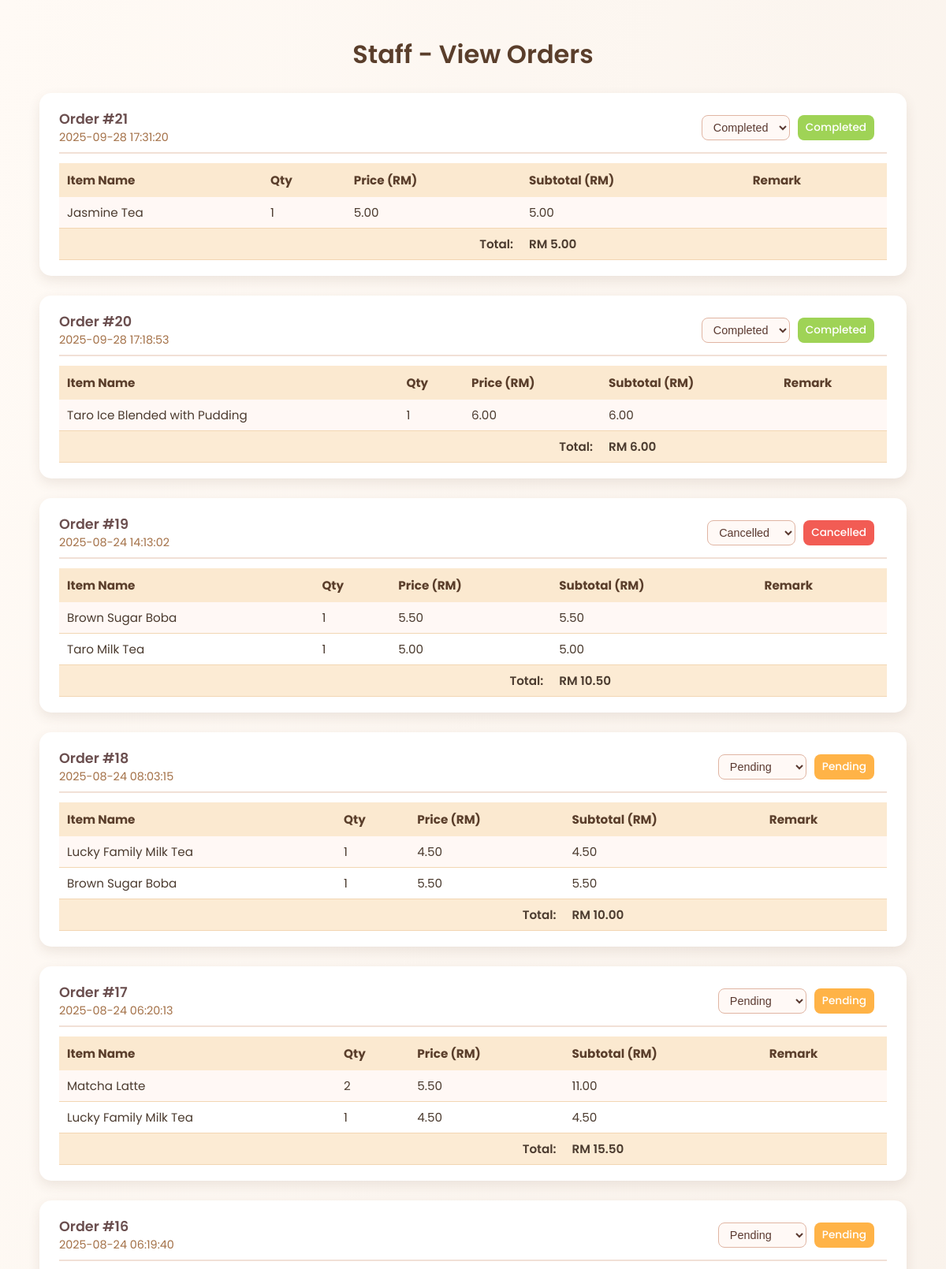
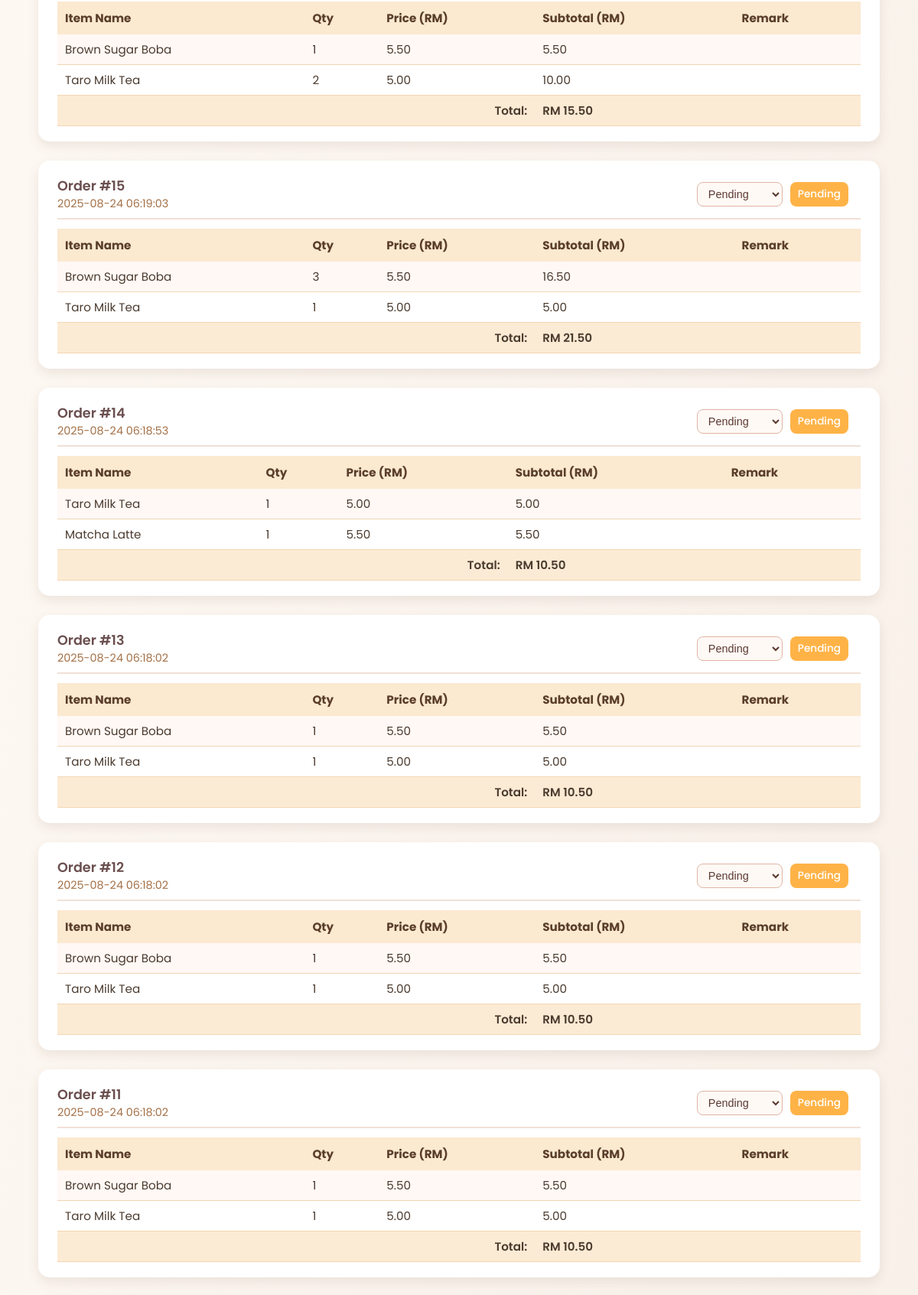
The app's page /CODES/Staff/staff_view_orders.php (upper part) with its own data (2 pictures, top to bottom).
### tables this page shows
CREATE TABLE `order_items` (
  `item_id` int(11) NOT NULL,
  `order_id` int(11) DEFAULT NULL,
  `name` varchar(255) DEFAULT NULL,
  `price` decimal(10,2) DEFAULT NULL,
  `quantity` int(11) DEFAULT NULL,
  `remark` varchar(255) DEFAULT ''
);

CREATE TABLE `orders` (
  `order_id` int(11) NOT NULL,
  `order_date` timestamp NOT NULL DEFAULT current_timestamp(),
  `total` decimal(10,2) NOT NULL,
  `status` varchar(50) NOT NULL DEFAULT 'Pending',
  `product_names` text DEFAULT NULL
);

### CODES/Staff/staff_view_orders.php (the view, shortened to what this page needs)
<?php
$servername = "localhost";
$username = "root";
$password = "";
$dbname = "milk_tea_shop";
$conn = new mysqli($servername, $username, $password, $dbname);
$sql = "SELECT o.order_id, o.order_date, o.total, o.status,
               i.name AS item_name, i.quantity, i.price, i.remark
        FROM orders o
        LEFT JOIN order_items i ON o.order_id = i.order_id
        ORDER BY o.order_date DESC, o.order_id DESC";
$result = $conn->query($sql);
$orders = [];
if ($result && $result->num_rows > 0) {
  while ($row = $result->fetch_assoc()) {
    $id = $row['order_id'];
    if (!isset($orders[$id])) {
      $orders[$id] = [
        'order_date' => $row['order_date'],
        'total' => $row['total'],
        'status' => $row['status'],
        'items' => []
      ];
    }
    $orders[$id]['items'][] = [
      'name' => $row['item_name'],
      'quantity' => $row['quantity'],
      'price' => $row['price'],
      'remark' => $row['remark']
    ];
  }
}
?>
<!DOCTYPE html>
<html lang="en">
<head>
</head>
<body>
<div class="container">
  <h1>Staff - View Orders</h1>
  <div id="orderContainer">
    <?php if (empty($orders)): ?>
      <p class="empty">No orders found.</p>
    <?php else: ?>
      <?php foreach ($orders as $id => $order): ?>
        <div class="order-card" id="order-<?= $id ?>">
          <div class="order-header">
            <div>
              <div class="order-id">Order #<?= $id ?></div>
              <div class="order-date"><?= $order['order_date'] ?></div>
            </div>
            <div class="status-section">
              <select class="status-select" data-id="<?= $id ?>">
                <option value="Pending" <?= $order['status'] == 'Pending' ? 'selected' : '' ?>>Pending</option>
                <option value="Completed" <?= $order['status'] == 'Completed' ? 'selected' : '' ?>>Completed</option>
                <option value="Cancelled" <?= $order['status'] == 'Cancelled' ? 'selected' : '' ?>>Cancelled</option>
              </select>
              <span class="status-badge <?= htmlspecialchars($order['status']) ?>" id="badge-<?= $id ?>">
                <?= htmlspecialchars($order['status']) ?>
              </span>
            </div>
          </div>
          <table class="order-items">
            <tr>
              <th>Item Name</th><th>Qty</th><th>Price (RM)</th><th>Subtotal (RM)</th><th>Remark</th>
            </tr>
            <?php foreach ($order['items'] as $it):
              $subtotal = $it['price'] * $it['quantity']; ?>
              <tr>
                <td><?= htmlspecialchars($it['name']) ?></td>
                <td><?= $it['quantity'] ?></td>
                <td><?= number_format($it['price'], 2) ?></td>
                <td><?= number_format($subtotal, 2) ?></td>
                <td><?= htmlspecialchars($it['remark']) ?></td>
              </tr>
            <?php endforeach; ?>
            <tr>
              <td colspan="3" style="text-align:right;">Total:</td>
              <td colspan="2">RM <?= number_format($order['total'], 2) ?></td>
            </tr>
          </table>
        </div>
      <?php endforeach; ?>
    <?php endif; ?>
  </div>
</div>
</body>
</html>

### CODES/Staff/staff_view_orders.php (style rules this page uses)
body { font-family: "Poppins", sans-serif; background: linear-gradient(to bottom right, #fffaf5, #f7efe7); color: #4b3b2f; margin: 0; padding: 20px; }
.container { max-width: 1100px; margin: 0 auto; }
h1 { text-align: center; color: #5a3e2b; margin: 25px 0; font-size: 2rem; font-weight: 600; }
.order-card { background: #fff; border-radius: 15px; box-shadow: 0 6px 15px rgba(90, 62, 43, 0.1); padding: 20px 25px; margin-bottom: 25px; transition: all 0.3s ease; }
.order-header { display: flex; justify-content: space-between; align-items: center; border-bottom: 2px solid #f1e0d6; padding-bottom: 8px; margin-bottom: 12px; }
.order-id { font-weight: 600; font-size: 1.1rem; color: #6b4f4f; }
.order-date { font-size: 0.9rem; color: #a47148; }
.status-section { display: flex; align-items: center; gap: 10px; }
select { padding: 6px 10px; border-radius: 8px; border: 1px solid #e0b5a3; background: #fff9f6; font-size: 0.9rem; color: #5a3930; transition: border-color 0.3s ease; }
.status-badge { padding: 6px 10px; border-radius: 8px; color: #fff; font-weight: 500; font-size: 0.85em; }
.Pending { background: #ffb347; }
.Completed { background: #9fd356; }
.Cancelled { background: #f25c54; }
.order-items { width: 100%; border-collapse: collapse; margin-top: 10px; font-size: 0.95rem; }
.order-items th { background: #fbe9d0; color: #5a3e2b; text-align: left; padding: 10px; }
.order-items td { padding: 8px 10px; border-bottom: 1px solid #f2d6b3; }
.order-items tr:nth-child(even) { background: #fff8f5; }
.order-items tr:last-child { background: #fcebd4; font-weight: 600; }

### records on screen
order_items: id "21", order.order_date "2025-09-28 17:31:20", order.status "Completed", name "Jasmine Tea", quantity "1", price "5.00", order.total "5.00"
order_items: id "20", order.order_date "2025-09-28 17:18:53", order.status "Completed", name "Taro Ice Blended with Pudding", quantity "1", price "6.00", order.total "6.00"
order_items: name "Matcha Latte", quantity "2", price "5.50", subtotal "11.00"
order_items: name "Taro Milk Tea", quantity "2", price "5.00", subtotal "10.00"
order_items: name "Brown Sugar Boba", quantity "3", price "5.50", subtotal "16.50"

### other values on screen
$id "19"
$order['order_date'] "2025-08-24 14:13:02"
$order['status'] "Cancelled"
$it['name'] "Brown Sugar Boba"
$it['quantity'] "1"
$it['price'] "5.50"
$subtotal "5.50"
$it['name'] "Taro Milk Tea"
$it['price'] "5.00"
$subtotal "5.00"
$order['total'] "10.50"
$id "18"
$order['order_date'] "2025-08-24 08:03:15"
$order['status'] "Pending"
$it['name'] "Lucky Family Milk Tea"
